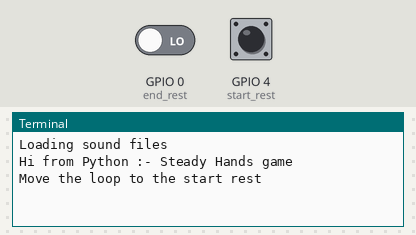
Bench run of a program on a simulated Raspberry Pi (BCM pin numbers). Shown: the last lines printed to the terminal. Inputs (shaded band) come from the test bench; at power-on: GPIO 4 (start_rest) HIGH, GPIO 0 (end_rest) LOW. Sound played through the audio output is not drawn and takes no time.

Above: at 1.2 s.
1.3 s: GPIO 4 (start_rest) pulled LOW for 1 s
At 2.2 s:
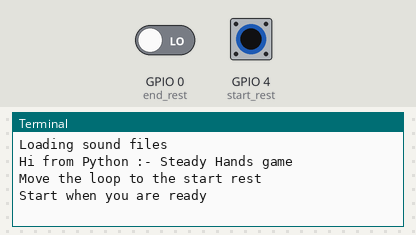
3.8 s: GPIO 4 (start_rest) pulled LOW for 3.2 s
At 4.8 s:
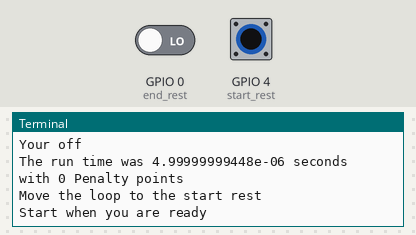

Measured:
- after the input at 1.3 s, the terminal: prints a new line after 0.30 s (image 1)

The program:

Steady2.py
```python
# Steady hands game - python 2
# with sound effects
# run with - sudo python Steady2.py

import RPi.GPIO as GPIO
import time
import pygame
from pygame.locals import *

pygame.init()
pygame.mixer.quit()
pygame.mixer.init()

print "Loading sound files"
hitSound = pygame.mixer.Sound("sounds/hit.ogg")
endSound = pygame.mixer.Sound("sounds/applause.ogg")
resetSound = pygame.mixer.Sound("sounds/reset.ogg")
startSound = pygame.mixer.Sound("sounds/off.ogg")


# use BCM GPIO numbering - use anything else and you are an idiot!
GPIO.setmode(GPIO.BCM)

# set up GPIO input pins
#   (pull_up_down be PUD_OFF, PUD_UP or PUD_DOWN, default PUD_OFF)
GPIO.setup(4, GPIO.IN, pull_up_down=GPIO.PUD_UP)
# GPIO 0 & 1 have hardware pull ups fitted in the Pi so don't enable them
GPIO.setup(0, GPIO.IN, pull_up_down=GPIO.PUD_OFF)
GPIO.setup(1, GPIO.IN, pull_up_down=GPIO.PUD_OFF)

print "Hi from Python :- Steady Hands game"
delay = range(0,5000)
dum = 0
start_rest = 4
end_rest = 0
wire = 1
while True:
#wait until the wand is at the start
 print "Move the loop to the start rest"
 while GPIO.input(start_rest) != 0:
   time.sleep(0.8)

#now we are at the start of the bendy wire
 resetSound.play()
 print "Start when you are ready"
#wait until the loop is lifted off the wire
 while GPIO.input(start_rest) == 0:
   time.sleep(0.1)
 print "Your off"
 startSound.play()
#time the run to the other rest
 penalty = 0
 run_time = time.clock()

 while GPIO.input(end_rest) != 0:
    if GPIO.input(wire) == 0:
      hitSound.play()
      penalty = penalty + 1
      print "Penalties total", penalty, " points"
      time.sleep(0.07)
 score = time.clock() - run_time + (penalty * 0.07)
 endSound.play()
 print "The run time was", score, "seconds with", penalty, "Penalty points"
#finished a run so start again
```
